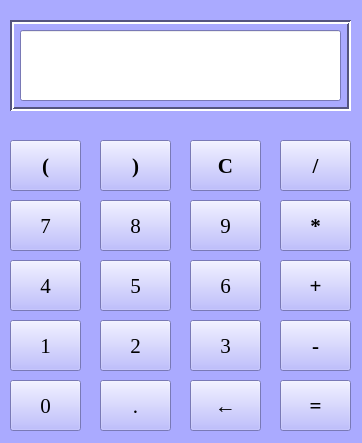
<?xml version="1.0" encoding="UTF-8"?>
<ui version="4.0">
 <class>Form</class>
 <widget class="QWidget" name="Form">
  <property name="geometry">
   <rect>
    <x>0</x>
    <y>0</y>
    <width>362</width>
    <height>443</height>
   </rect>
  </property>
  <property name="sizePolicy">
   <sizepolicy hsizetype="Fixed" vsizetype="Fixed">
    <horstretch>0</horstretch>
    <verstretch>0</verstretch>
   </sizepolicy>
  </property>
  <property name="minimumSize">
   <size>
    <width>362</width>
    <height>443</height>
   </size>
  </property>
  <property name="maximumSize">
   <size>
    <width>362</width>
    <height>443</height>
   </size>
  </property>
  <property name="palette">
   <palette>
    <active>
     <colorrole role="WindowText">
      <brush brushstyle="SolidPattern">
       <color alpha="255">
        <red>0</red>
        <green>0</green>
        <blue>0</blue>
       </color>
      </brush>
     </colorrole>
     <colorrole role="Button">
      <brush brushstyle="SolidPattern">
       <color alpha="255">
        <red>170</red>
        <green>170</green>
        <blue>255</blue>
       </color>
      </brush>
     </colorrole>
     <colorrole role="Light">
      <brush brushstyle="SolidPattern">
       <color alpha="255">
        <red>255</red>
        <green>255</green>
        <blue>255</blue>
       </color>
      </brush>
     </colorrole>
     <colorrole role="Midlight">
      <brush brushstyle="SolidPattern">
       <color alpha="255">
        <red>212</red>
        <green>212</green>
        <blue>255</blue>
       </color>
      </brush>
     </colorrole>
     <colorrole role="Dark">
      <brush brushstyle="SolidPattern">
       <color alpha="255">
        <red>85</red>
        <green>85</green>
        <blue>127</blue>
       </color>
      </brush>
     </colorrole>
     <colorrole role="Mid">
      <brush brushstyle="SolidPattern">
       <color alpha="255">
        <red>113</red>
        <green>113</green>
        <blue>170</blue>
       </color>
      </brush>
     </colorrole>
     <colorrole role="Text">
      <brush brushstyle="SolidPattern">
       <color alpha="255">
        <red>0</red>
        <green>0</green>
        <blue>0</blue>
       </color>
      </brush>
     </colorrole>
     <colorrole role="BrightText">
      <brush brushstyle="SolidPattern">
       <color alpha="255">
        <red>255</red>
        <green>255</green>
        <blue>255</blue>
       </color>
      </brush>
     </colorrole>
     <colorrole role="ButtonText">
      <brush brushstyle="SolidPattern">
       <color alpha="255">
        <red>0</red>
        <green>0</green>
        <blue>0</blue>
       </color>
      </brush>
     </colorrole>
     <colorrole role="Base">
      <brush brushstyle="SolidPattern">
       <color alpha="255">
        <red>255</red>
        <green>255</green>
        <blue>255</blue>
       </color>
      </brush>
     </colorrole>
     <colorrole role="Window">
      <brush brushstyle="SolidPattern">
       <color alpha="255">
        <red>170</red>
        <green>170</green>
        <blue>255</blue>
       </color>
      </brush>
     </colorrole>
     <colorrole role="Shadow">
      <brush brushstyle="SolidPattern">
       <color alpha="255">
        <red>0</red>
        <green>0</green>
        <blue>0</blue>
       </color>
      </brush>
     </colorrole>
     <colorrole role="AlternateBase">
      <brush brushstyle="SolidPattern">
       <color alpha="255">
        <red>212</red>
        <green>212</green>
        <blue>255</blue>
       </color>
      </brush>
     </colorrole>
     <colorrole role="NoRole">
      <brush brushstyle="SolidPattern">
       <color alpha="255">
        <red>170</red>
        <green>170</green>
        <blue>255</blue>
       </color>
      </brush>
     </colorrole>
     <colorrole role="ToolTipBase">
      <brush brushstyle="SolidPattern">
       <color alpha="255">
        <red>255</red>
        <green>255</green>
        <blue>220</blue>
       </color>
      </brush>
     </colorrole>
     <colorrole role="ToolTipText">
      <brush brushstyle="SolidPattern">
       <color alpha="255">
        <red>0</red>
        <green>0</green>
        <blue>0</blue>
       </color>
      </brush>
     </colorrole>
     <colorrole role="PlaceholderText">
      <brush brushstyle="SolidPattern">
       <color alpha="128">
        <red>0</red>
        <green>0</green>
        <blue>0</blue>
       </color>
      </brush>
     </colorrole>
    </active>
    <inactive>
     <colorrole role="WindowText">
      <brush brushstyle="SolidPattern">
       <color alpha="255">
        <red>0</red>
        <green>0</green>
        <blue>0</blue>
       </color>
      </brush>
     </colorrole>
     <colorrole role="Button">
      <brush brushstyle="SolidPattern">
       <color alpha="255">
        <red>170</red>
        <green>170</green>
        <blue>255</blue>
       </color>
      </brush>
     </colorrole>
     <colorrole role="Light">
      <brush brushstyle="SolidPattern">
       <color alpha="255">
        <red>255</red>
        <green>255</green>
        <blue>255</blue>
       </color>
      </brush>
     </colorrole>
     <colorrole role="Midlight">
      <brush brushstyle="SolidPattern">
       <color alpha="255">
        <red>212</red>
        <green>212</green>
        <blue>255</blue>
       </color>
      </brush>
     </colorrole>
     <colorrole role="Dark">
      <brush brushstyle="SolidPattern">
       <color alpha="255">
        <red>85</red>
        <green>85</green>
        <blue>127</blue>
       </color>
      </brush>
     </colorrole>
     <colorrole role="Mid">
      <brush brushstyle="SolidPattern">
       <color alpha="255">
        <red>113</red>
        <green>113</green>
        <blue>170</blue>
       </color>
      </brush>
     </colorrole>
     <colorrole role="Text">
      <brush brushstyle="SolidPattern">
       <color alpha="255">
        <red>0</red>
        <green>0</green>
        <blue>0</blue>
       </color>
      </brush>
     </colorrole>
     <colorrole role="BrightText">
      <brush brushstyle="SolidPattern">
       <color alpha="255">
        <red>255</red>
        <green>255</green>
        <blue>255</blue>
       </color>
      </brush>
     </colorrole>
     <colorrole role="ButtonText">
      <brush brushstyle="SolidPattern">
       <color alpha="255">
        <red>0</red>
        <green>0</green>
        <blue>0</blue>
       </color>
      </brush>
     </colorrole>
     <colorrole role="Base">
      <brush brushstyle="SolidPattern">
       <color alpha="255">
        <red>255</red>
        <green>255</green>
        <blue>255</blue>
       </color>
      </brush>
     </colorrole>
     <colorrole role="Window">
      <brush brushstyle="SolidPattern">
       <color alpha="255">
        <red>170</red>
        <green>170</green>
        <blue>255</blue>
       </color>
      </brush>
     </colorrole>
     <colorrole role="Shadow">
      <brush brushstyle="SolidPattern">
       <color alpha="255">
        <red>0</red>
        <green>0</green>
        <blue>0</blue>
       </color>
      </brush>
     </colorrole>
     <colorrole role="AlternateBase">
      <brush brushstyle="SolidPattern">
       <color alpha="255">
        <red>212</red>
        <green>212</green>
        <blue>255</blue>
       </color>
      </brush>
     </colorrole>
     <colorrole role="NoRole">
      <brush brushstyle="SolidPattern">
       <color alpha="255">
        <red>170</red>
        <green>170</green>
        <blue>255</blue>
       </color>
      </brush>
     </colorrole>
     <colorrole role="ToolTipBase">
      <brush brushstyle="SolidPattern">
       <color alpha="255">
        <red>255</red>
        <green>255</green>
        <blue>220</blue>
       </color>
      </brush>
     </colorrole>
     <colorrole role="ToolTipText">
      <brush brushstyle="SolidPattern">
       <color alpha="255">
        <red>0</red>
        <green>0</green>
        <blue>0</blue>
       </color>
      </brush>
     </colorrole>
     <colorrole role="PlaceholderText">
      <brush brushstyle="SolidPattern">
       <color alpha="128">
        <red>0</red>
        <green>0</green>
        <blue>0</blue>
       </color>
      </brush>
     </colorrole>
    </inactive>
    <disabled>
     <colorrole role="WindowText">
      <brush brushstyle="SolidPattern">
       <color alpha="255">
        <red>85</red>
        <green>85</green>
        <blue>127</blue>
       </color>
      </brush>
     </colorrole>
     <colorrole role="Button">
      <brush brushstyle="SolidPattern">
       <color alpha="255">
        <red>170</red>
        <green>170</green>
        <blue>255</blue>
       </color>
      </brush>
     </colorrole>
     <colorrole role="Light">
      <brush brushstyle="SolidPattern">
       <color alpha="255">
        <red>255</red>
        <green>255</green>
        <blue>255</blue>
       </color>
      </brush>
     </colorrole>
     <colorrole role="Midlight">
      <brush brushstyle="SolidPattern">
       <color alpha="255">
        <red>212</red>
        <green>212</green>
        <blue>255</blue>
       </color>
      </brush>
     </colorrole>
     <colorrole role="Dark">
      <brush brushstyle="SolidPattern">
       <color alpha="255">
        <red>85</red>
        <green>85</green>
        <blue>127</blue>
       </color>
      </brush>
     </colorrole>
     <colorrole role="Mid">
      <brush brushstyle="SolidPattern">
       <color alpha="255">
        <red>113</red>
        <green>113</green>
        <blue>170</blue>
       </color>
      </brush>
     </colorrole>
     <colorrole role="Text">
      <brush brushstyle="SolidPattern">
       <color alpha="255">
        <red>85</red>
        <green>85</green>
        <blue>127</blue>
       </color>
      </brush>
     </colorrole>
     <colorrole role="BrightText">
      <brush brushstyle="SolidPattern">
       <color alpha="255">
        <red>255</red>
        <green>255</green>
        <blue>255</blue>
       </color>
      </brush>
     </colorrole>
     <colorrole role="ButtonText">
      <brush brushstyle="SolidPattern">
       <color alpha="255">
        <red>85</red>
        <green>85</green>
        <blue>127</blue>
       </color>
      </brush>
     </colorrole>
     <colorrole role="Base">
      <brush brushstyle="SolidPattern">
       <color alpha="255">
        <red>170</red>
        <green>170</green>
        <blue>255</blue>
       </color>
      </brush>
     </colorrole>
     <colorrole role="Window">
      <brush brushstyle="SolidPattern">
       <color alpha="255">
        <red>170</red>
        <green>170</green>
        <blue>255</blue>
       </color>
      </brush>
     </colorrole>
     <colorrole role="Shadow">
      <brush brushstyle="SolidPattern">
       <color alpha="255">
        <red>0</red>
        <green>0</green>
        <blue>0</blue>
       </color>
      </brush>
     </colorrole>
     <colorrole role="AlternateBase">
      <brush brushstyle="SolidPattern">
       <color alpha="255">
        <red>170</red>
        <green>170</green>
        <blue>255</blue>
       </color>
      </brush>
     </colorrole>
     <colorrole role="NoRole">
      <brush brushstyle="SolidPattern">
       <color alpha="255">
        <red>170</red>
        <green>170</green>
        <blue>255</blue>
       </color>
      </brush>
     </colorrole>
     <colorrole role="ToolTipBase">
      <brush brushstyle="SolidPattern">
       <color alpha="255">
        <red>255</red>
        <green>255</green>
        <blue>220</blue>
       </color>
      </brush>
     </colorrole>
     <colorrole role="ToolTipText">
      <brush brushstyle="SolidPattern">
       <color alpha="255">
        <red>0</red>
        <green>0</green>
        <blue>0</blue>
       </color>
      </brush>
     </colorrole>
     <colorrole role="PlaceholderText">
      <brush brushstyle="SolidPattern">
       <color alpha="128">
        <red>0</red>
        <green>0</green>
        <blue>0</blue>
       </color>
      </brush>
     </colorrole>
    </disabled>
   </palette>
  </property>
  <property name="font">
   <font>
    <family>Times New Roman</family>
    <pointsize>16</pointsize>
    <weight>50</weight>
    <bold>false</bold>
   </font>
  </property>
  <property name="windowTitle">
   <string>Calculator</string>
  </property>
  <property name="autoFillBackground">
   <bool>true</bool>
  </property>
  <widget class="QPushButton" name="pushButton">
   <property name="geometry">
    <rect>
     <x>10</x>
     <y>200</y>
     <width>71</width>
     <height>51</height>
    </rect>
   </property>
   <property name="text">
    <string>7</string>
   </property>
  </widget>
  <widget class="QPushButton" name="pushButton_2">
   <property name="geometry">
    <rect>
     <x>10</x>
     <y>260</y>
     <width>71</width>
     <height>51</height>
    </rect>
   </property>
   <property name="text">
    <string>4</string>
   </property>
  </widget>
  <widget class="QPushButton" name="pushButton_3">
   <property name="geometry">
    <rect>
     <x>10</x>
     <y>320</y>
     <width>71</width>
     <height>51</height>
    </rect>
   </property>
   <property name="text">
    <string>1</string>
   </property>
  </widget>
  <widget class="QPushButton" name="pushButton_4">
   <property name="geometry">
    <rect>
     <x>10</x>
     <y>380</y>
     <width>71</width>
     <height>51</height>
    </rect>
   </property>
   <property name="text">
    <string>0</string>
   </property>
  </widget>
  <widget class="QPushButton" name="pushButton_6">
   <property name="geometry">
    <rect>
     <x>100</x>
     <y>200</y>
     <width>71</width>
     <height>51</height>
    </rect>
   </property>
   <property name="text">
    <string>8</string>
   </property>
  </widget>
  <widget class="QPushButton" name="pushButton_7">
   <property name="geometry">
    <rect>
     <x>100</x>
     <y>260</y>
     <width>71</width>
     <height>51</height>
    </rect>
   </property>
   <property name="text">
    <string>5</string>
   </property>
  </widget>
  <widget class="QPushButton" name="pushButton_8">
   <property name="geometry">
    <rect>
     <x>100</x>
     <y>320</y>
     <width>71</width>
     <height>51</height>
    </rect>
   </property>
   <property name="text">
    <string>2</string>
   </property>
  </widget>
  <widget class="QPushButton" name="pushButton_9">
   <property name="geometry">
    <rect>
     <x>100</x>
     <y>380</y>
     <width>71</width>
     <height>51</height>
    </rect>
   </property>
   <property name="text">
    <string>.</string>
   </property>
  </widget>
  <widget class="QPushButton" name="pushButton_11">
   <property name="geometry">
    <rect>
     <x>190</x>
     <y>200</y>
     <width>71</width>
     <height>51</height>
    </rect>
   </property>
   <property name="text">
    <string>9</string>
   </property>
  </widget>
  <widget class="QPushButton" name="pushButton_12">
   <property name="geometry">
    <rect>
     <x>190</x>
     <y>260</y>
     <width>71</width>
     <height>51</height>
    </rect>
   </property>
   <property name="text">
    <string>6</string>
   </property>
  </widget>
  <widget class="QPushButton" name="pushButton_13">
   <property name="geometry">
    <rect>
     <x>190</x>
     <y>320</y>
     <width>71</width>
     <height>51</height>
    </rect>
   </property>
   <property name="text">
    <string>3</string>
   </property>
  </widget>
  <widget class="QPushButton" name="pushButton_14">
   <property name="geometry">
    <rect>
     <x>190</x>
     <y>380</y>
     <width>71</width>
     <height>51</height>
    </rect>
   </property>
   <property name="font">
    <font>
     <family>Times New Roman</family>
     <pointsize>16</pointsize>
     <weight>75</weight>
     <bold>true</bold>
    </font>
   </property>
   <property name="text">
    <string>←</string>
   </property>
  </widget>
  <widget class="QPushButton" name="pushButton_16">
   <property name="geometry">
    <rect>
     <x>280</x>
     <y>200</y>
     <width>71</width>
     <height>51</height>
    </rect>
   </property>
   <property name="font">
    <font>
     <family>Times New Roman</family>
     <pointsize>16</pointsize>
     <weight>75</weight>
     <bold>true</bold>
    </font>
   </property>
   <property name="text">
    <string>*</string>
   </property>
  </widget>
  <widget class="QPushButton" name="pushButton_17">
   <property name="geometry">
    <rect>
     <x>280</x>
     <y>260</y>
     <width>71</width>
     <height>51</height>
    </rect>
   </property>
   <property name="font">
    <font>
     <family>Times New Roman</family>
     <pointsize>16</pointsize>
     <weight>75</weight>
     <bold>true</bold>
    </font>
   </property>
   <property name="text">
    <string>+</string>
   </property>
  </widget>
  <widget class="QPushButton" name="pushButton_18">
   <property name="geometry">
    <rect>
     <x>280</x>
     <y>320</y>
     <width>71</width>
     <height>51</height>
    </rect>
   </property>
   <property name="font">
    <font>
     <family>Times New Roman</family>
     <pointsize>16</pointsize>
     <weight>75</weight>
     <bold>true</bold>
    </font>
   </property>
   <property name="text">
    <string>-</string>
   </property>
  </widget>
  <widget class="QPushButton" name="pushButton_19">
   <property name="geometry">
    <rect>
     <x>280</x>
     <y>380</y>
     <width>71</width>
     <height>51</height>
    </rect>
   </property>
   <property name="font">
    <font>
     <family>Times New Roman</family>
     <pointsize>16</pointsize>
     <weight>75</weight>
     <bold>true</bold>
    </font>
   </property>
   <property name="text">
    <string>=</string>
   </property>
  </widget>
  <widget class="QPushButton" name="pushButton_5">
   <property name="geometry">
    <rect>
     <x>10</x>
     <y>140</y>
     <width>71</width>
     <height>51</height>
    </rect>
   </property>
   <property name="font">
    <font>
     <family>Times New Roman</family>
     <pointsize>16</pointsize>
     <weight>75</weight>
     <bold>true</bold>
    </font>
   </property>
   <property name="text">
    <string>(</string>
   </property>
  </widget>
  <widget class="QPushButton" name="pushButton_10">
   <property name="geometry">
    <rect>
     <x>100</x>
     <y>140</y>
     <width>71</width>
     <height>51</height>
    </rect>
   </property>
   <property name="font">
    <font>
     <family>Times New Roman</family>
     <pointsize>16</pointsize>
     <weight>75</weight>
     <bold>true</bold>
    </font>
   </property>
   <property name="text">
    <string>)</string>
   </property>
  </widget>
  <widget class="QPushButton" name="pushButton_15">
   <property name="geometry">
    <rect>
     <x>190</x>
     <y>140</y>
     <width>71</width>
     <height>51</height>
    </rect>
   </property>
   <property name="font">
    <font>
     <family>Times New Roman</family>
     <pointsize>16</pointsize>
     <weight>75</weight>
     <bold>true</bold>
    </font>
   </property>
   <property name="text">
    <string>C</string>
   </property>
  </widget>
  <widget class="QPushButton" name="pushButton_20">
   <property name="geometry">
    <rect>
     <x>280</x>
     <y>140</y>
     <width>71</width>
     <height>51</height>
    </rect>
   </property>
   <property name="font">
    <font>
     <family>Times New Roman</family>
     <pointsize>16</pointsize>
     <weight>75</weight>
     <bold>true</bold>
    </font>
   </property>
   <property name="text">
    <string>/</string>
   </property>
  </widget>
  <widget class="QLineEdit" name="lineEdit">
   <property name="geometry">
    <rect>
     <x>20</x>
     <y>30</y>
     <width>321</width>
     <height>71</height>
    </rect>
   </property>
   <property name="readOnly">
    <bool>true</bool>
   </property>
  </widget>
  <widget class="QFrame" name="frame">
   <property name="geometry">
    <rect>
     <x>10</x>
     <y>20</y>
     <width>341</width>
     <height>91</height>
    </rect>
   </property>
   <property name="frameShape">
    <enum>QFrame::Box</enum>
   </property>
   <property name="frameShadow">
    <enum>QFrame::Sunken</enum>
   </property>
   <property name="lineWidth">
    <number>2</number>
   </property>
  </widget>
  <zorder>frame</zorder>
  <zorder>lineEdit</zorder>
  <zorder>pushButton</zorder>
  <zorder>pushButton_2</zorder>
  <zorder>pushButton_3</zorder>
  <zorder>pushButton_4</zorder>
  <zorder>pushButton_6</zorder>
  <zorder>pushButton_7</zorder>
  <zorder>pushButton_8</zorder>
  <zorder>pushButton_9</zorder>
  <zorder>pushButton_11</zorder>
  <zorder>pushButton_12</zorder>
  <zorder>pushButton_13</zorder>
  <zorder>pushButton_14</zorder>
  <zorder>pushButton_16</zorder>
  <zorder>pushButton_17</zorder>
  <zorder>pushButton_18</zorder>
  <zorder>pushButton_19</zorder>
  <zorder>pushButton_5</zorder>
  <zorder>pushButton_10</zorder>
  <zorder>pushButton_15</zorder>
  <zorder>pushButton_20</zorder>
 </widget>
 <resources/>
 <connections/>
</ui>
